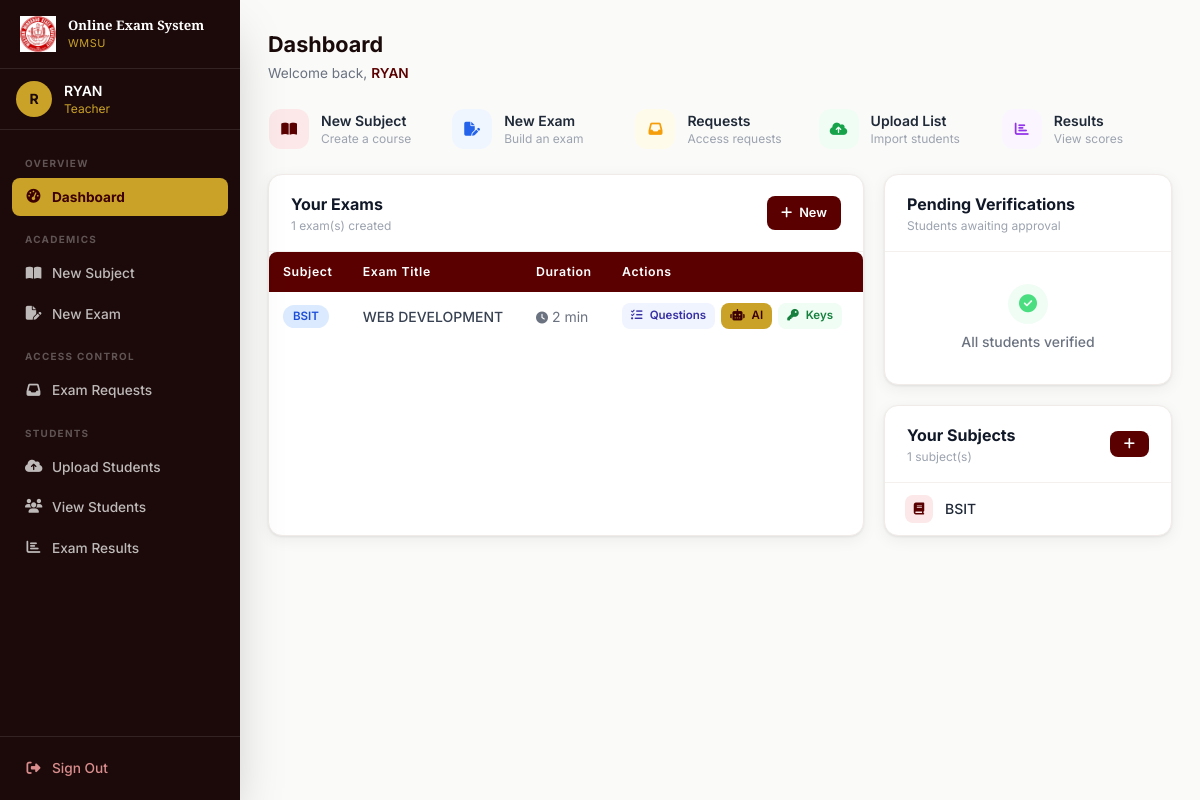
/teacher/dashboard (signed in), run on the app's committed database.
### tables this page shows
CREATE TABLE exams (
        id INTEGER PRIMARY KEY AUTOINCREMENT,
        subject_id INTEGER NOT NULL,
        title TEXT NOT NULL,
        duration INTEGER NOT NULL,
        FOREIGN KEY (subject_id) REFERENCES subjects (id)
    );

CREATE TABLE subjects (
        id INTEGER PRIMARY KEY AUTOINCREMENT,
        subject_name TEXT NOT NULL,
        teacher_id INTEGER NOT NULL,
        FOREIGN KEY (teacher_id) REFERENCES users (id)
    );

### app.py (the view)
@app.route('/teacher/dashboard')
@login_required
@role_required('teacher')
def teacher_dashboard():
    conn = get_db()
    subjects = db_execute(conn, "SELECT * FROM subjects WHERE teacher_id = ?", (session['user_id'],)).fetchall()
    exams = db_execute(conn,
        "SELECT e.*, s.subject_name FROM exams e JOIN subjects s ON e.subject_id = s.id WHERE s.teacher_id = ?",
        (session['user_id'],)).fetchall()
    pending_verifications = db_execute(conn, "SELECT * FROM users WHERE role = 'student' AND is_verified = 0").fetchall()
    pending_requests = db_execute(conn, """
        SELECT r.*, u.name as student_name, u.student_number, e.title as exam_title, s.subject_name
        FROM exam_access_requests r
        JOIN users u ON r.student_id = u.id
        JOIN exams e ON r.exam_id = e.id
        JOIN subjects s ON e.subject_id = s.id
        WHERE s.teacher_id = ? AND r.status = 'pending'
        ORDER BY r.requested_at DESC
    """, (session['user_id'],)).fetchall()
    conn.close()
    return render_template('teacher_dashboard.html',
                           subjects=subjects, exams=exams,
                           pending_verifications=pending_verifications,
                           pending_requests=pending_requests)

### app.py (called while the page is built)
def get_db():
    if USE_POSTGRES:
        conn = psycopg2.connect(DATABASE_URL)
        conn.autocommit = False
        return conn
    else:
        conn = sqlite3.connect('examination.db')
        conn.row_factory = sqlite3.Row
        return conn

def db_cursor(conn):
    if USE_POSTGRES:
        return conn.cursor(cursor_factory=psycopg2.extras.RealDictCursor)
    return conn.cursor()

def db_execute(conn, sql, params=()):
    if USE_POSTGRES:
        sql = sql.replace('?', '%s')
    cur = db_cursor(conn)
    cur.execute(sql, params)
    return cur

def login_required(f):
    @wraps(f)
    def decorated(*args, **kwargs):
        if 'user_id' not in session:
            flash('Please sign in to continue.', 'danger')
            return redirect(url_for('login'))
        return f(*args, **kwargs)
    return decorated

def role_required(role):
    def decorator(f):
        @wraps(f)
        def decorated(*args, **kwargs):
            if session.get('role') != role:
                flash('You do not have permission to access that page.', 'danger')
                return redirect(url_for('dashboard'))
            return f(*args, **kwargs)
        return decorated
    return decorator

### templates/teacher_dashboard.html (shortened to what this page needs)
{% extends "base.html" %}
{% block content %}
<div class="mb-6">
    <h1 class="page-title">Dashboard</h1>
    <p class="page-subtitle">Welcome back, <span class="font-semibold text-maroon-700">{{ session.name }}</span></p>
</div>
<div class="grid grid-cols-2 sm:grid-cols-3 lg:grid-cols-5 gap-3 mb-6">
    <a href="{{ url_for('create_subject') }}" class="stat-card flex items-center gap-3 hover:border-maroon-500 border border-transparent cursor-pointer group transition-all">
        <div class="w-10 h-10 rounded-xl bg-maroon-100 flex items-center justify-center group-hover:bg-maroon-700 transition-colors flex-shrink-0">
            <i class="fas fa-book-open text-maroon-700 group-hover:text-white text-sm transition-colors"></i>
        </div>
        <div class="min-w-0">
            <div class="font-semibold text-sm text-gray-800">New Subject</div>
            <div class="text-xs text-gray-400">Create a course</div>
        </div>
    </a>
    <a href="{{ url_for('create_exam') }}" class="stat-card flex items-center gap-3 hover:border-maroon-500 border border-transparent cursor-pointer group transition-all">
        <div class="w-10 h-10 rounded-xl bg-blue-50 flex items-center justify-center group-hover:bg-blue-600 transition-colors flex-shrink-0">
            <i class="fas fa-file-pen text-blue-600 group-hover:text-white text-sm transition-colors"></i>
        </div>
        <div class="min-w-0">
            <div class="font-semibold text-sm text-gray-800">New Exam</div>
            <div class="text-xs text-gray-400">Build an exam</div>
        </div>
    </a>
    <a href="{{ url_for('exam_requests') }}" class="stat-card flex items-center gap-3 hover:border-maroon-500 border border-transparent cursor-pointer group transition-all relative">
        <div class="w-10 h-10 rounded-xl bg-amber-50 flex items-center justify-center group-hover:bg-amber-500 transition-colors flex-shrink-0">
            <i class="fas fa-inbox text-amber-500 group-hover:text-white text-sm transition-colors"></i>
        </div>
        <div class="min-w-0">
            <div class="font-semibold text-sm text-gray-800">Requests</div>
            <div class="text-xs text-gray-400">Access requests</div>
        </div>
    </a>
    <a href="{{ url_for('upload_students') }}" class="stat-card flex items-center gap-3 hover:border-maroon-500 border border-transparent cursor-pointer group transition-all">
        <div class="w-10 h-10 rounded-xl bg-green-50 flex items-center justify-center group-hover:bg-green-600 transition-colors flex-shrink-0">
            <i class="fas fa-cloud-arrow-up text-green-600 group-hover:text-white text-sm transition-colors"></i>
        </div>
        <div class="min-w-0">
            <div class="font-semibold text-sm text-gray-800">Upload List</div>
            <div class="text-xs text-gray-400">Import students</div>
        </div>
    </a>
    <a href="{{ url_for('view_results') }}" class="stat-card flex items-center gap-3 hover:border-maroon-500 border border-transparent cursor-pointer group transition-all">
        <div class="w-10 h-10 rounded-xl bg-purple-50 flex items-center justify-center group-hover:bg-purple-600 transition-colors flex-shrink-0">
            <i class="fas fa-chart-bar text-purple-600 group-hover:text-white text-sm transition-colors"></i>
        </div>
        <div class="min-w-0">
            <div class="font-semibold text-sm text-gray-800">Results</div>
            <div class="text-xs text-gray-400">View scores</div>
        </div>
    </a>
</div>
<div class="grid grid-cols-1 lg:grid-cols-3 gap-5">
    <div class="lg:col-span-2">
        <div class="card h-full">
            <div class="card-header">
                <div>
                    <h2 class="font-bold text-gray-900 text-base">Your Exams</h2>
                    <p class="text-xs text-gray-400 mt-0.5">{{ exams|length }} exam(s) created</p>
                </div>
                <a href="{{ url_for('create_exam') }}" class="btn btn-primary btn-sm"><i class="fas fa-plus"></i> New</a>
            </div>
            {% if exams %}
            <div class="overflow-x-auto">
                <table class="data-table">
                    <thead>
                        <tr>
                            <th>Subject</th>
                            <th>Exam Title</th>
                            <th>Duration</th>
                            <th>Actions</th>
                        </tr>
                    </thead>
                    <tbody>
                        {% for exam in exams %}
                        <tr>
                            <td><span class="badge badge-blue">{{ exam.subject_name }}</span></td>
                            <td class="font-medium text-gray-800">{{ exam.title }}</td>
                            <td><span class="text-gray-500 text-sm"><i class="fas fa-clock text-xs mr-1"></i>{{ exam.duration }} min</span></td>
                            <td>
                                <div class="flex items-center gap-1.5 flex-wrap">
                                    <a href="{{ url_for('add_questions', exam_id=exam.id) }}" class="btn btn-sm" style="background:#f0f4ff;color:#3730a3;font-size:.72rem;padding:4px 9px"><i class="fas fa-list-check"></i> Questions</a>
                                    <a href="{{ url_for('auto_generate_questions', exam_id=exam.id) }}" class="btn btn-sm btn-gold" style="font-size:.72rem;padding:4px 9px"><i class="fas fa-robot"></i> AI</a>
                                    <a href="{{ url_for('exam_keys', exam_id=exam.id) }}" class="btn btn-sm" style="background:#f0fdf4;color:#15803d;font-size:.72rem;padding:4px 9px"><i class="fas fa-key"></i> Keys</a>
                                </div>
                            </td>
                        </tr>
                        {% endfor %}
                    </tbody>
                </table>
            </div>
            {% endif %}
        </div>
    </div>
    <div class="flex flex-col gap-5">
        <div class="card flex-1">
            <div class="card-header">
                <div>
                    <h2 class="font-bold text-gray-900 text-base">Pending Verifications</h2>
                    <p class="text-xs text-gray-400 mt-0.5">Students awaiting approval</p>
                </div>
            </div>
            <div class="card-body p-0">
                {% if pending_verifications %}
                <div class="divide-y divide-gray-50">
                    {% for student in pending_verifications %}
                    <div class="px-5 py-3 flex items-center justify-between gap-3">
                        <div class="min-w-0">
                            <p class="font-semibold text-sm text-gray-800 truncate">{{ student.name }}</p>
                            <p class="text-xs text-gray-400 truncate">{{ student.email }}</p>
                            <p class="text-xs text-gray-400">#{{ student.student_number }}</p>
                        </div>
                        <a href="{{ url_for('verify_student', user_id=student.id) }}" class="btn btn-success flex-shrink-0" style="font-size:.72rem;padding:5px 10px">
                            <i class="fas fa-check"></i> Verify
                        </a>
                    </div>
                    {% endfor %}
                </div>
                {% else %}
                <div class="text-center py-8 px-4">
                    <div class="w-10 h-10 bg-green-50 rounded-full flex items-center justify-center mx-auto mb-2"><i class="fas fa-circle-check text-green-400 text-lg"></i></div>
                    <p class="text-gray-500 text-sm font-medium">All students verified</p>
                </div>
                {% endif %}
            </div>
        </div>
        <div class="card">
            <div class="card-header">
                <div>
                    <h2 class="font-bold text-gray-900 text-base">Your Subjects</h2>
                    <p class="text-xs text-gray-400 mt-0.5">{{ subjects|length }} subject(s)</p>
                </div>
                <a href="{{ url_for('create_subject') }}" class="btn btn-primary btn-sm"><i class="fas fa-plus"></i></a>
            </div>
            <div class="card-body p-0">
                {% if subjects %}
                <div class="divide-y divide-gray-50">
                    {% for subject in subjects %}
                    <div class="px-5 py-3 flex items-center gap-3">
                        <div class="w-7 h-7 rounded-lg bg-maroon-100 flex items-center justify-center flex-shrink-0">
                            <i class="fas fa-book text-maroon-700 text-xs"></i>
                        </div>
                        <span class="text-sm font-medium text-gray-800 truncate">{{ subject.subject_name }}</span>
                    </div>
                    {% endfor %}
                </div>
                {% else %}
                <div class="text-center py-6 px-4">
                    <p class="text-gray-400 text-sm">No subjects yet</p>
                </div>
                {% endif %}
            </div>
        </div>
    </div>
</div>
{% endblock %}

### templates/base.html (style rules this page uses)
* { box-sizing:border-box }
html { scroll-behavior:smooth }
body { font-family:'Inter',system-ui,sans-serif }
.data-table { width:100%;border-collapse:collapse }
.data-table th { background:#5a0000;color:#fff;padding:11px 14px;text-align:left;font-size:.77rem;font-weight:600;letter-spacing:.05em;white-space:nowrap }
.data-table th:first-child { border-radius:8px 0 0 0 }
.data-table th:last-child { border-radius:0 8px 0 0 }
.data-table td { padding:11px 14px;font-size:.875rem;color:#374151;border-bottom:1px solid #f3f0ee;vertical-align:middle }
.data-table tbody tr { background:#fff;transition:background .15s }
.data-table tbody tr:last-child td { border-bottom:none }
.btn { display:inline-flex;align-items:center;gap:7px;padding:10px 20px;border:none;border-radius:8px;font-size:.875rem;font-weight:600;cursor:pointer;transition:all .2s;font-family:'Inter',sans-serif;text-decoration:none;white-space:nowrap }
.btn-primary { background:#5a0000;color:#fff }
.btn-gold { background:#c9a227;color:#3d0000 }
.btn-sm { padding:7px 14px;font-size:.8rem }
.badge { display:inline-flex;align-items:center;gap:4px;padding:3px 10px;border-radius:20px;font-size:.72rem;font-weight:600 }
.badge-blue { background:#dbeafe;color:#1d4ed8 }
.card { background:#fff;border-radius:14px;box-shadow:0 1px 3px rgba(0,0,0,.08),0 4px 16px rgba(0,0,0,.06);border:1px solid #f0ebe8;overflow:hidden }
.card-header { padding:17px 22px;border-bottom:1px solid #f3f0ee;display:flex;align-items:center;justify-content:space-between;flex-wrap:wrap;gap:10px }
.card-body { padding:22px }
.page-title { font-size:1.35rem;font-weight:700;color:#1a0a0a;margin-bottom:3px }
.page-subtitle { font-size:.855rem;color:#6b7280 }
a { text-decoration:none }

### data on the page
exams: subject_name "BSIT", title "WEB DEVELOPMENT", duration "2"
subjects: subject_name "BSIT"

### other printed values
{{ (session.name or 'U')[0]|upper }} "R"
{{ session.name }} "RYAN"
{{ session.role }} "Teacher"
{{ exams|length }} "1"
{{ subjects|length }} "1"
